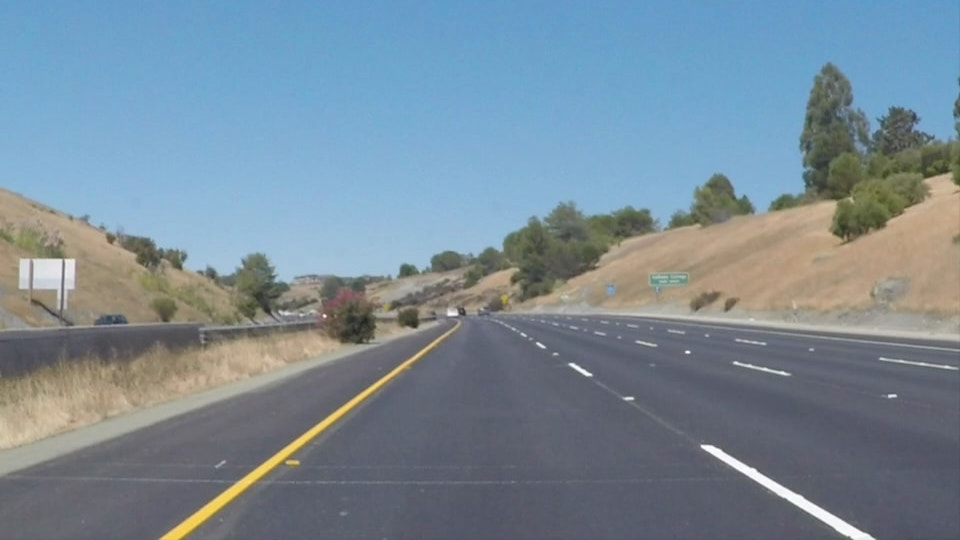
#> input picture test_images/solidYellowCurve2.jpg, 960 x 540 px
$ jupyter execute --allow-errors DetectWhiteLines.ipynb   (shell and % lines are left out)   (Python 2 division)
#> lines starting #> are read from the running program, lines starting #| are printed output that depends on the picture; after the words box and inside, x2 and y2 are one past the last pixel; in counts of white or black regions, pixels touching at a corner belong together
[cell 1]
# Importing some useful libarries
import matplotlib.pyplot as plt
import matplotlib.image as mpimg
import numpy as np
import cv2

[cell 2]
# Reading in an image
image = mpimg.imread('test_images/solidYellowCurve2.jpg')
#> image is the input picture: shape (540, 960, 3); mean R, G, B 120.7, 138.6, 151.5
# Printing out some stats and plotting
print('This image is: ', type(image) , 'With dimensions: ', image.shape)
#| ('This image is: ', <class 'numpy.ndarray'>, 'With dimensions: ', (540, 960, 3))
h, w = image.shape[0], image.shape[1]
#> h = 540; w = 960
print plt.imshow(image, cmap='gray')
#| AxesImage(shape=(540, 960, 3))

[cell 3]
# Find ROI part in the image
offsetX = h/2 + 50
#> offsetX = 320
ROI = image[offsetX:,:]
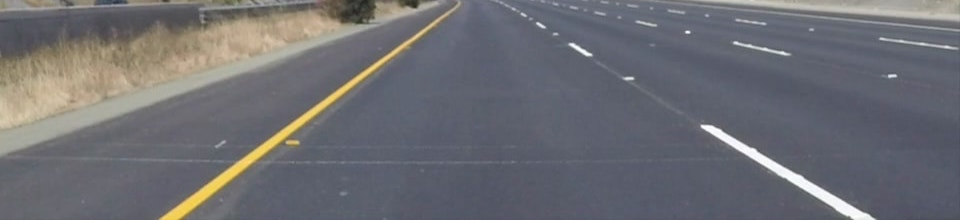
#> ROI: shape (220, 960, 3); mean R, G, B 109.2, 109.4, 114.4
# converting to gray scale
gray = cv2.cvtColor(ROI, cv2.COLOR_BGR2GRAY)
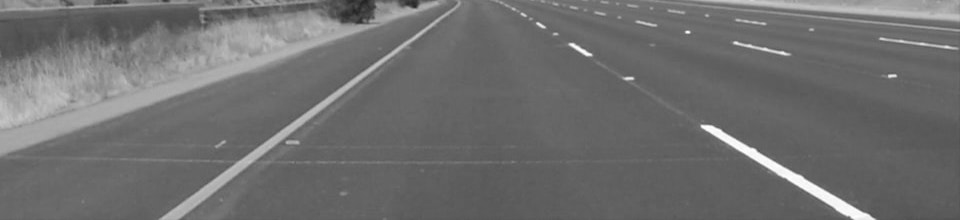
#> gray: shape (220, 960); min 32, max 255, mean 110.9
#gray = np.uint8(gray)
#gray = cv2.equalizeHist(gray)
#print plt.imshow(hist_equ)
print plt.imshow(gray, cmap = 'gray')
#| AxesImage(shape=(220, 960))

[cell 4]
# remove noise
img = cv2.GaussianBlur(gray,(5,5),0)
print plt.imshow(img, cmap = 'gray')
#| AxesImage(shape=(220, 960))

[cell 5]
# Edge Detetction
edges = cv2.Canny(img,200,255) #apertureSize = 3)
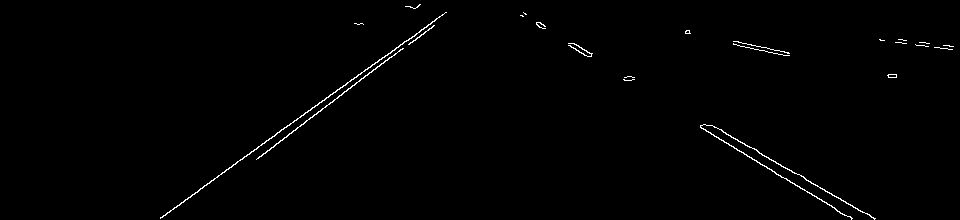
#> edges: shape (220, 960); 0.8% white in thin lines or dots, all inside (x1, y1, x2, y2) = (160, 4, 954, 220)
print plt.imshow(edges, cmap = 'gray')
#| AxesImage(shape=(220, 960))

[cell 6]
'''
minLineLength = 100
maxLineGap = 10
lines = cv2.HoughLinesP(edges,3,np.pi/180,100,minLineLength,maxLineGap)
#print (lines)
if(len(lines)):
    for i in xrange(len(lines)):
        for x1,y1,x2,y2 in lines[i]:
            cv2.line(img,(x1,y1),(x2,y2),(255,0,0),7)
'''
lines = cv2.HoughLines(edges,1,np.pi/180,100)
#> lines = [[271, 0.942], [-248, 2.09], [281, 0.925], [-252, 2.11], [267, 0.96], [284, 0.908], [-264, 2.13]]
prevTheta = 0.0
lineColor = (255,192,203)
lineThickness = 5
curX1 = curY1 = curX2 = curY2 = 0
for i in xrange(len(lines)):
    for rho,theta in lines[i]:
        if abs(theta-prevTheta)>1:
            a = np.cos(theta)
            b = np.sin(theta)
            x0 = a*rho
            y0 = b*rho
            x1 = int(x0 + 1000*(-b))
            y1 = int(y0 + 1000*(a))
            x2 = int(x0 - 1000*(-b))
            y2 = int(y0 - 1000*(a))
            m = (y2-y1)*1.0/(x2-x1)*1.0
            if m>0.5 or m<-0.5 :
                curX1, curY1, curX2, curY2 = x1, y1, x2, y2
            cv2.line(ROI, (curX1, curY1), (curX2, curY2), lineColor, lineThickness)
        prevTheta = theta
#> this loop made 7 passes

print plt.imshow(ROI, cmap='gray')
#| AxesImage(shape=(220, 960, 3))

#> (a cell that did not finish here is left out)

[cell 8]
# Add edge detection part into original image
ret, mask = cv2.threshold(img, 240, 255, cv2.THRESH_BINARY)
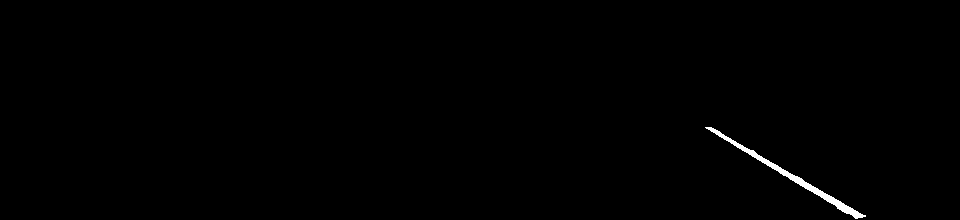
#> mask: shape (220, 960); 0.47% white; 1 white region, box (x1, y1, x2, y2) and area: (705, 127, 866, 219) 986
mask_inv = cv2.bitwise_not(mask)
print plt.imshow(mask, cmap='gray')
#| AxesImage(shape=(220, 960))

[cell 9]
tmp = image[offsetX:, :]
final_bk = cv2.bitwise_and(tmp, tmp, mask=mask_inv)
final_fg = cv2.bitwise_or(img, img, mask=mask)
fhg = np.zeros((270, 960, 3))
#> (the rest of this cell did not finish here and is left out)

[cell 10]
print plt.imshow(image)
#| AxesImage(shape=(540, 960, 3))

#> (a cell that did not finish here is left out)

[cell 12]
# Implement Canny edge filter Parameters -> image, lowThreshold, highThreshold
edges = cv2.Canny(img,255,255)
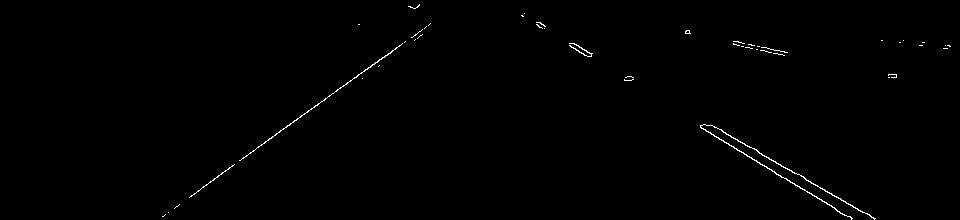
#> edges: shape (220, 960); 0.54% white in thin lines or dots, all inside (x1, y1, x2, y2) = (162, 4, 951, 220)
print plt.imshow(edges, cmap = 'gray')
#| AxesImage(shape=(220, 960))

[cell 13]
# Find region of interest
ROI = edges[372/2 + 100:, 248/2:]
#> ROI = empty array
print plt.imshow(ROI, cmap = 'gray')
#| AxesImage(shape=(0, 836))
#> `[cell 13] # Find region of interest ROI = edges[372/2 + 100:, 248/2:] ..`:
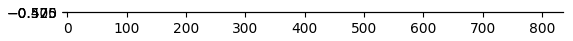
#> figure drawn by matplotlib, 1 panel

# [5 lines of commented-out code are left out]

[cell 14]
print ROI.shape
#| (0, 836)
print plt.imshow(ROI)
#| AxesImage(shape=(0, 836))
whiteCount = 0
blackCount = 0
for i in xrange(ROI.shape[0]):
    for j in xrange(ROI.shape[1]):
        if ROI[i][j]==0:
            whiteCount+=1
            ROI[i][j] = 255
        else:
            blackCount+=1
            ROI[i][j] = 0
#> after the loop, blackCount = 0; whiteCount = 0
#print plt.imshow(ROI)
print whiteCount, blackCount
#| 0 0

whiteCount = 0
blackCount = 0
for i in xrange(ROI.shape[0]):
    for j in xrange(ROI.shape[1]):
        if ROI[i][j]==0:
            whiteCount+=1
            #ROI[i][j] = 255
        else:
            blackCount+=1
#> after the loop, blackCount = 0; whiteCount = 0
            #ROI[i][j] = 0
print whiteCount, blackCount
#| 0 0

$ run again, with test_images/solidWhiteCurve.jpg copied over test_images/solidYellowCurve2.jpg
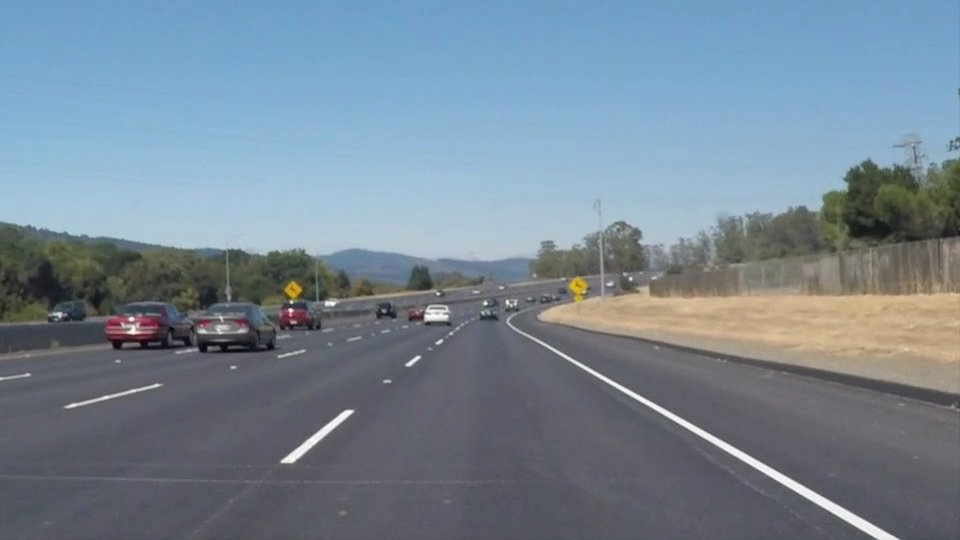
#> input picture test_images/solidWhiteCurve.jpg, 960 x 540 px
#> image is the input picture: shape (540, 960, 3); mean R, G, B 118.5, 134.5, 148.1
#| ('This image is: ', <class 'numpy.ndarray'>, 'With dimensions: ', (540, 960, 3))
#| AxesImage(shape=(540, 960, 3))
#| AxesImage(shape=(220, 960))
#| AxesImage(shape=(220, 960))
#> `edges = cv2.Canny(img,200,255)`:
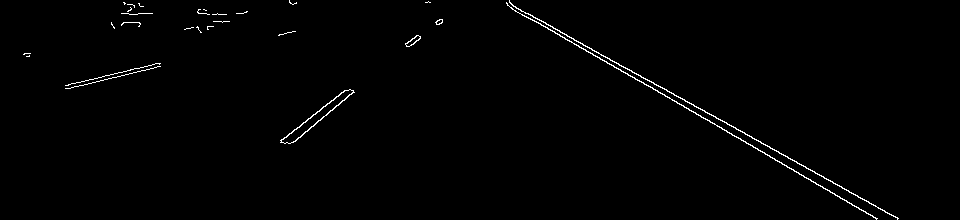
#> edges: shape (220, 960); 0.93% white in thin lines or dots
#| AxesImage(shape=(220, 960))
#> lines = [[-244, 2.08], [-250, 2.09], [-263, 2.11], [-233, 2.06], [-230, 2.06], [-240, 2.08]]
#> the loop `for i in xrange(len(lines)):` made 6 passes
#| AxesImage(shape=(220, 960, 3))
#> mask: shape (220, 960); 0.05% white in thin lines or dots, all inside (x1, y1, x2, y2) = (289, 92, 819, 179)
#| AxesImage(shape=(220, 960))
#| AxesImage(shape=(540, 960, 3))
#> `edges = cv2.Canny(img,255,255)`:
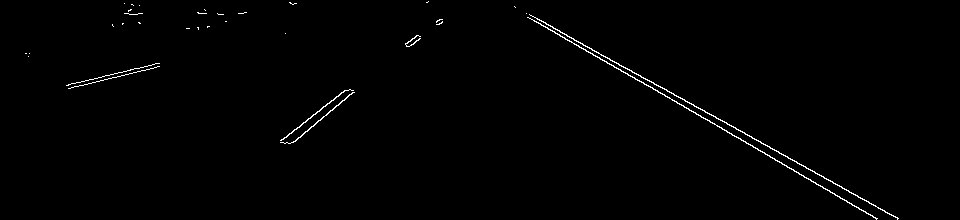
#> edges: shape (220, 960); 0.82% white in thin lines or dots
#| AxesImage(shape=(220, 960))
#> `ROI = edges[372/2 + 100:, 248/2:]`: ROI = empty array
#| AxesImage(shape=(0, 836))
#| (0, 836)
#| AxesImage(shape=(0, 836))
#| 0 0
#| 0 0
